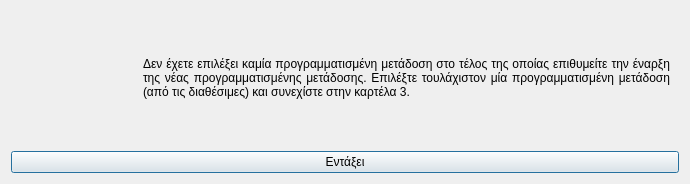
<?xml version="1.0" encoding="UTF-8"?>
<ui version="4.0">
 <class>Dialog</class>
 <widget class="QDialog" name="Dialog">
  <property name="geometry">
   <rect>
    <x>0</x>
    <y>0</y>
    <width>690</width>
    <height>184</height>
   </rect>
  </property>
  <property name="windowTitle">
   <string>Ελλιπή δεδομένα</string>
  </property>
  <property name="windowIcon">
   <iconset resource="../../../../icons.qrc">
    <normaloff>:/rest-windows/assets/images/rest-windows/information.png</normaloff>:/rest-windows/assets/images/rest-windows/information.png</iconset>
  </property>
  <layout class="QGridLayout" name="gridLayout">
   <item row="0" column="0">
    <widget class="QFrame" name="frame">
     <property name="styleSheet">
      <string notr="true">QFrame{border:0px;}</string>
     </property>
     <property name="frameShape">
      <enum>QFrame::StyledPanel</enum>
     </property>
     <property name="frameShadow">
      <enum>QFrame::Raised</enum>
     </property>
     <layout class="QHBoxLayout" name="horizontalLayout">
      <item>
       <widget class="QLabel" name="image_label">
        <property name="maximumSize">
         <size>
          <width>117</width>
          <height>117</height>
         </size>
        </property>
        <property name="text">
         <string/>
        </property>
        <property name="pixmap">
         <pixmap resource="../../../../icons.qrc">:/rest-windows/assets/images/rest-windows/information.png</pixmap>
        </property>
        <property name="scaledContents">
         <bool>true</bool>
        </property>
       </widget>
      </item>
      <item>
       <widget class="QLabel" name="label">
        <property name="text">
         <string>Δεν έχετε επιλέξει καμία προγραμματισμένη μετάδοση στο τέλος της οποίας επιθυμείτε την έναρξη της νέας προγραμματισμένης μετάδοσης. Επιλέξτε τουλάχιστον μία προγραμματισμένη μετάδοση (από τις διαθέσιμες) και συνεχίστε στην καρτέλα 3.</string>
        </property>
        <property name="alignment">
         <set>Qt::AlignJustify|Qt::AlignVCenter</set>
        </property>
        <property name="wordWrap">
         <bool>true</bool>
        </property>
       </widget>
      </item>
     </layout>
    </widget>
   </item>
   <item row="1" column="0">
    <widget class="QPushButton" name="ok">
     <property name="text">
      <string>Εντάξει</string>
     </property>
     <property name="icon">
      <iconset resource="../../../../icons.qrc">
       <normaloff>:/rest-windows/assets/images/rest-windows/ok.png</normaloff>:/rest-windows/assets/images/rest-windows/ok.png</iconset>
     </property>
    </widget>
   </item>
  </layout>
 </widget>
 <tabstops>
  <tabstop>ok</tabstop>
 </tabstops>
 <resources>
  <include location="../../../../icons.qrc"/>
  <include location="../../../../icons.qrc"/>
  <include location="../../../../icons.qrc"/>
  <include location="../../../../icons.qrc"/>
  <include location="../../../../icons.qrc"/>
 </resources>
 <connections/>
</ui>
